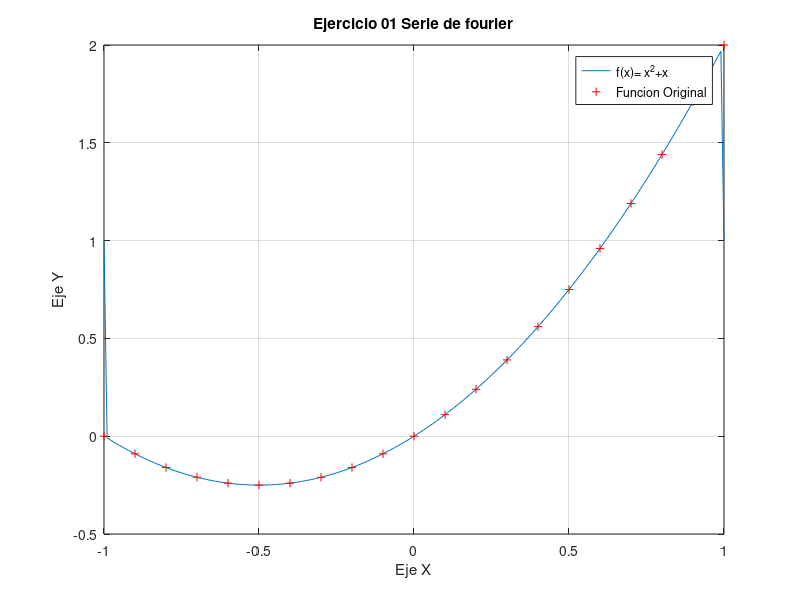

This chart was generated by the following MATLAB code:
%% Ecuaciones diferenciales parciales
% Primer examen parcial 
% Jose Ramiro Fuentes Lara
% Andrea Isabel Casillas Hernandez
% Jose Luis Perez Mendez
% Leonardo Dario Ramirez Jaime
clc;clear;close all;

%% Ejercicio 01 Calcular serie de Fourier para la funcion 
%  f(x)= x^2+x
%  -1<x<1

T = 2; % Periodo
a0 = 1/3; % Factor de nuestra sumatoria

t = -T/2:.01:T/2 ; % intervalo donde se evaluara la funcion
tp = -T/2:.1:T/2 ; % Intervalo primado para evaluar la funcion original

u = 0; % Inicializacion de sumatoria
y = tp.^2+tp; % Funcion original

%% Se evaluan los valores de nuestra sumatoria

for n= 1:10000
    u = u + (4*cos(n*pi)/(n^2*pi^2)) * cos(n*pi*t) - (2*cos(n*pi)/(n*pi)) * sin(n*pi*t) ;
end 

%% Se adicionan los valores constantes

u = a0 + u;

%% Se grafica nuestra funcion

plot(t,u);
hold on
grid on 

plot(tp,y,'r+'); % Funcion original para comparar

%% Dando Formato a nuestra grafica
set(gcf,'Name','Ecuaciones Diferenciales Parciales') 
    xlabel('Eje X')
    ylabel('Eje Y')
    title('Ejercicio 01 Serie de fourier')
    legend('f(x)= x^2+x','Funcion Original')